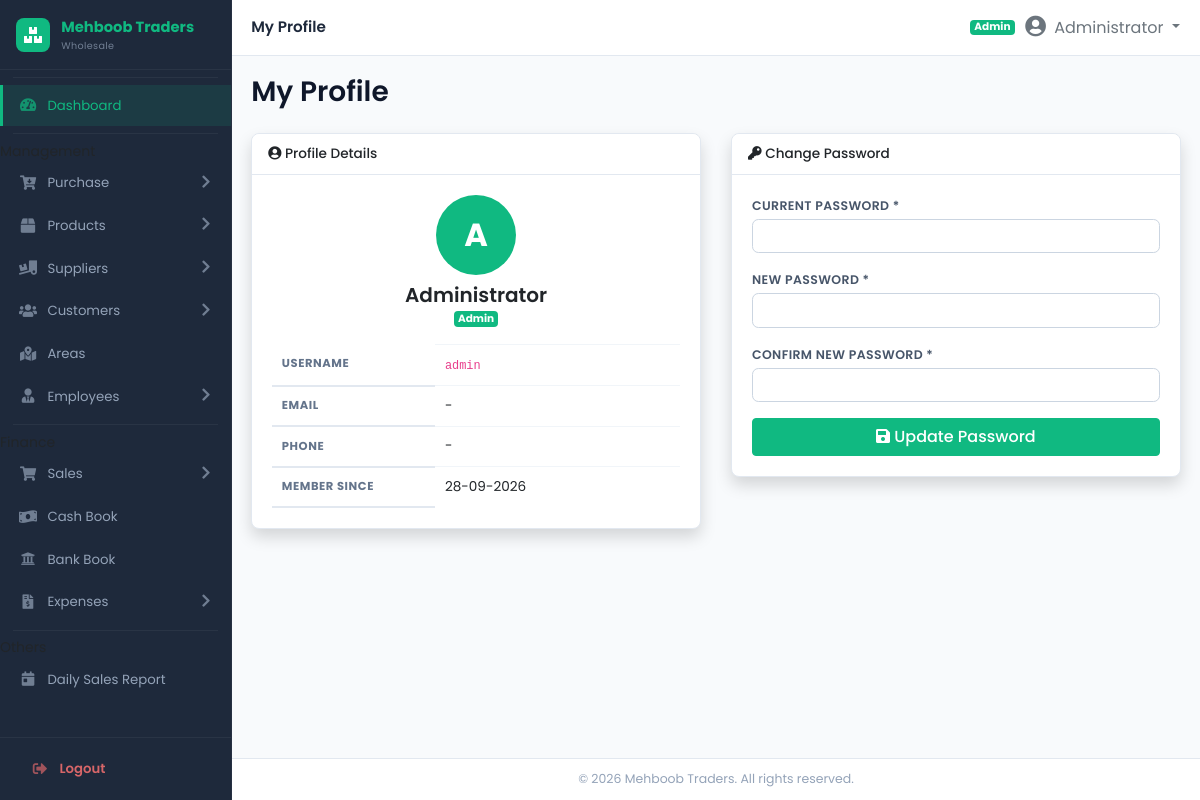
The app's page /modules/profile/index.php (signed in) with its own data.
### tables this page shows
CREATE TABLE users (
    id            INT AUTO_INCREMENT PRIMARY KEY,
    username      VARCHAR(50) NOT NULL UNIQUE,
    password      VARCHAR(255) NOT NULL,
    full_name     VARCHAR(100) NOT NULL,
    email         VARCHAR(100),
    phone         VARCHAR(20),
    role          ENUM('admin','manager','cashier','salesperson','accountant','salesman','order_booker','loader') DEFAULT 'cashier',
    branch_id     INT DEFAULT NULL,
    status        TINYINT(1) DEFAULT 1,
    created_at    DATE NOT NULL,
    updated_at    DATE DEFAULT NULL,
    FOREIGN KEY (branch_id) REFERENCES branches(id) ON DELETE SET NULL
);

### includes/functions.php (called while the page is built, shortened)
<?php
require_once __DIR__ . '/../config/db.php';
function getById($table, $id) {
    global $pdo;
    $stmt = $pdo->prepare("SELECT * FROM $table WHERE id = ?");
    $stmt->execute([$id]);
    return $stmt->fetch();
}
function formatDate($date) {
    return $date ? date('d-m-Y', strtotime($date)) : '-';
}
function roleLabel($role) {
    $labels = [
        'admin' => 'Admin',
        'manager' => 'Manager',
        'cashier' => 'Cashier',
        'salesperson' => 'Salesperson',
        'accountant' => 'Accountant',
        'salesman' => 'Salesman',
        'order_booker' => 'Order Booker',
        'loader' => 'Loader',
    ];
    return $labels[$role] ?? ucfirst(str_replace('_', ' ', $role));
}
function isAdmin() { global $user_role; return $user_role === 'admin'; }

### includes/auth.php (called while the page is built, shortened)
<?php
$user_role = $_SESSION['user_role'] ?? '';

### modules/profile/index.php (the view, shortened to what this page needs)
<?php
require_once dirname(__DIR__, 2) . '/includes/functions.php';
require_once dirname(__DIR__, 2) . '/includes/auth.php';
$user = getById('users', $_SESSION['user_id']);
require_once dirname(__DIR__, 2) . '/includes/header.php';
?>
<div class="row">
  <div class="col-lg-6">
    <div class="card shadow">
      <div class="card-header"><h6><i class="fas fa-user-circle"></i> Profile Details</h6></div>
      <div class="card-body">
        <div class="text-center mb-3">
          <div style="width:80px;height:80px;border-radius:50%;background:var(--primary);color:#fff;display:inline-flex;align-items:center;justify-content:center;font-size:2rem;font-weight:700;">
            <?= strtoupper(substr($user['full_name'], 0, 1)) ?>
          </div>
          <h5 class="mt-2 mb-0 font-weight-bold"><?= htmlspecialchars($user['full_name']) ?></h5>
          <span class="badge <?= isAdmin() ? 'badge-success' : 'badge-info' ?>"><?= roleLabel($user['role']) ?></span>
        </div>
        <table class="table table-sm">
          <tr><th style="width:40%;">Username</th><td><code><?= htmlspecialchars($user['username']) ?></code></td></tr>
          <tr><th>Email</th><td><?= htmlspecialchars($user['email'] ?? '-') ?></td></tr>
          <tr><th>Phone</th><td><?= htmlspecialchars($user['phone'] ?? '-') ?></td></tr>
          <tr><th>Member Since</th><td><?= formatDate($user['created_at']) ?></td></tr>
        </table>
      </div>
    </div>
  </div>
  <div class="col-lg-6">
    <div class="card shadow">
      <div class="card-header"><h6><i class="fas fa-key"></i> Change Password</h6></div>
      <div class="card-body">
        <form method="post">
          <div class="form-group">
            <label class="form-label">Current Password *</label>
            <input type="password" name="current_password" class="form-control" required>
          </div>
          <div class="form-group">
            <label class="form-label">New Password *</label>
            <input type="password" name="new_password" class="form-control" required minlength="4">
          </div>
          <div class="form-group">
            <label class="form-label">Confirm New Password *</label>
            <input type="password" name="confirm_password" class="form-control" required minlength="4">
          </div>
          <button type="submit" class="btn btn-primary btn-block"><i class="fas fa-save"></i> Update Password</button>
        </form>
      </div>
    </div>
  </div>
</div>
<?php require_once dirname(__DIR__, 2) . '/includes/footer.php'; ?>

### assets/css/style.css (style rules this page uses)
:root { --sidebar-bg: #1e293b; --sidebar-hover: #334155; --sidebar-active: #10b981; --sidebar-active-bg: rgba(16, 185, 129, 0.12); --sidebar-text: #94a3b8; --sidebar-text-hover: #ffffff; --sidebar-width: 232px; --primary: #10b981; --primary-dark: #059669; --secondary: #6366f1; --success: #10b981; --info: #0ea5e9; --warning: #f59e0b; --danger: #ef4444; --body-bg: #f8fafc; --card-bg: #ffffff; --card-shadow: 0 1px 2px rgba(0,0,0,0.05), 0 1px 3px rgba(0,0,0,0.08); --topbar-height: 56px; --sidebar-radius: 10px; }
* { margin: 0; padding: 0; box-sizing: border-box; }
body { font-family: 'Poppins', 'Inter', 'Segoe UI', system-ui, -apple-system, sans-serif; background: var(--body-bg); overflow-x: hidden; font-size: 14px; }
.card { border: 1px solid #e2e8f0; box-shadow: var(--card-shadow); border-radius: 0.5rem; background: var(--card-bg); }
.card-header { background: #fff; border-bottom: 1px solid #e2e8f0; padding: 0.75rem 1rem; font-weight: 600; border-radius: 0.5rem 0.5rem 0 0 !important; }
.card-header h6 { font-size: 0.85rem; margin: 0; }
.btn-primary { background: var(--primary); border-color: var(--primary); color: #fff; font-weight: 500; }
.badge-success { background: var(--success); color: #fff; }
.table { margin-bottom: 0; }
.table th { font-size: 0.72rem; font-weight: 700; text-transform: uppercase; letter-spacing: 0.05em; color: #64748b; border-top: none; border-bottom: 2px solid #e2e8f0; white-space: nowrap; padding: 0.65rem 0.6rem; }
.table td { vertical-align: middle; font-size: 0.85rem; padding: 0.6rem 0.6rem; border-color: #f1f5f9; }
.table tbody tr { transition: background 0.15s; }
.form-label { font-weight: 600; font-size: 0.78rem; color: #475569; margin-bottom: 0.2rem; text-transform: uppercase; letter-spacing: 0.03em; }
.form-control, .form-select { border-radius: 0.4rem; border-color: #cbd5e1; font-size: 0.85rem; padding: 0.5rem 0.7rem; transition: border-color 0.2s, box-shadow 0.2s; }
.font-weight-bold { font-weight: 600 !important; }
.shadow { box-shadow: var(--card-shadow); }
.btn-block { display: block; width: 100%; }

### records on screen
users: full_name "A", full_name "Administrator", role "Admin", username "admin", email "-", phone "-", created_at "28-09-2026"

### other values on screen
$page_title "My Profile"
roleLabel($user_role) "Admin"
$_SESSION['user_name'] "Administrator"
